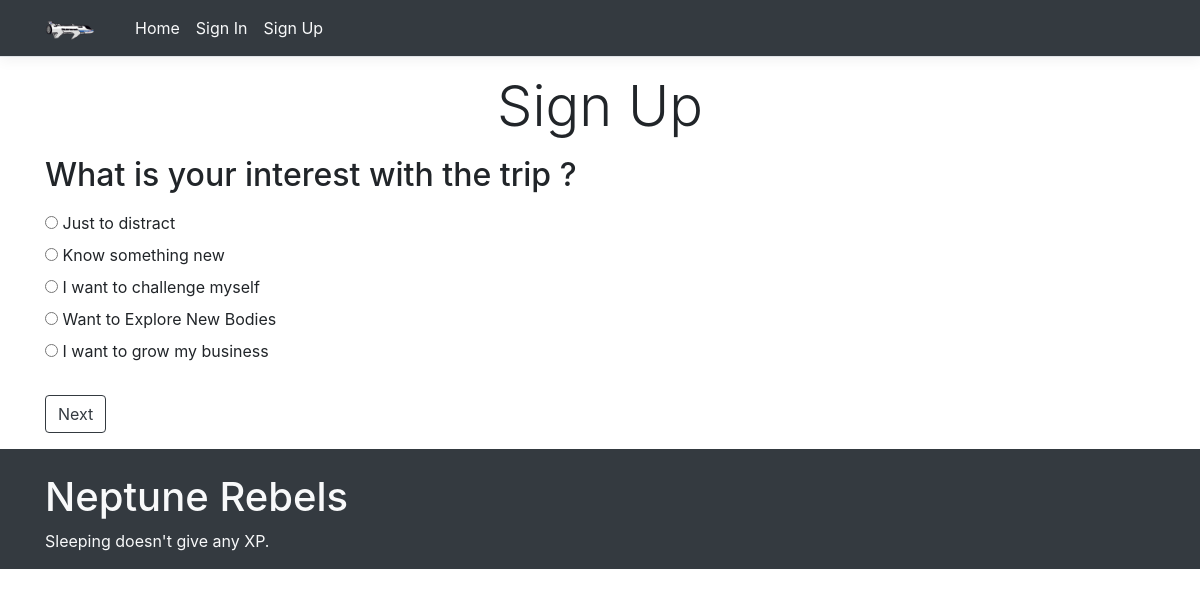
/register/index.php, run on the app's committed database.
### tables this page shows
CREATE TABLE `pergunta` (
  `id` int(11) NOT NULL,
  `descricao` text NOT NULL
);

CREATE TABLE `resposta` (
  `id` int(11) NOT NULL,
  `valor` int(11) NOT NULL,
  `idPergunta` int(11) NOT NULL,
  `descricao` text NOT NULL
);

### register/index.php (the view, shortened to what this page needs)
<!DOCTYPE html>
<html>
<head>
    <link rel="stylesheet" href="/content/lib/bootstrap/dist/css/bootstrap.min.css"/>
    <link rel="stylesheet" href="/content/css/site.css" />
</head>
<body>
    <header>
        <nav class="navbar navbar-expand-sm navbar-toggleable-sm navbar-dark bg-dark border-bottom box-shadow mb-3">
            <div class="container">
                <a class="navbar-brand"  href="/"><img src="/content/img/tns-ship-small.png" class="ml-0 mr-3" style="max-width: 50px;"></a>
                <div class="navbar-collapse collapse d-sm-inline-flex flex-sm-row-reverse">
                    <ul class="navbar-nav flex-grow-1">
                        <li class="nav-item">
                            <a class="nav-link text-light" href="/">Home</a>
                        </li>
                        <?php
                            if(empty($_SESSION["Login"])){
                        ?>
                            <li class="nav-item">
                                <a class="nav-link text-light" href="/login">Sign In</a>
                            </li>
                            <li class="nav-item">
                                <a class="nav-link text-light" href="/register">Sign Up</a>
                            </li>
                        <?php
                            }
                        ?>
                    </ul>
                </div>
            </div>
        </nav>
    </header>
    <div class="container">
        <main role="main" class="pb-3">
            <form action="/php/cadastro.php" method="post">
                <h1 class="text-center display-4">Sign Up</h1>
                <?php
                    @$alter = $_GET["alter"];
                    $con = new PDO('mysql:host=localhost;dbname=webspaceways', "root", "");
                    $stmtPerguntas = $con->prepare("select * from pergunta");
                    $stmtPerguntas->execute();
                    $cont = 0;
                    $display = $alter ? "block" : "none";
                    while(  $row = $stmtPerguntas->fetch(PDO::FETCH_ASSOC) ){
                        $contTemp = 1;
                        if($cont == 0){
                            echo "<div style='' class='hidden$cont' >";
                        }else{
                            echo "<div style='display: $display' class='hidden$cont' >";
                        }
                        echo "<p> <h2> ". $row["descricao"] ." </h2> </p>";
                        $stmtRespostas = $con->prepare("select * from resposta where idPergunta = " . $row["id"]);
                        $stmtRespostas->execute();
                        while(  $rowResposta = $stmtRespostas->fetch(PDO::FETCH_ASSOC) ){
                            $contTemp++;
                            echo "<input required type='radio' name='value".$cont."' id='tt".$contTemp.$cont."' value='".$rowResposta["valor"]."' > <label for='tt".$contTemp.$cont."' > ".$rowResposta["descricao"]." </label> <br />";
                        }
                        echo "<br/> <span onclick='next()' class='btn btn-outline-dark'> Next </span>";
                        $cont++;
                    }
                ?>
            </form>
        </main>
    </div>
    <footer class="page-footer font-small bg-dark stylish-color-dark bgFooterCustom text-light pt-4">
        <div class="container text-center text-md-left">
            <div class="row">
                <div class="col-md-4 mr-auto">
                    <h1>Neptune Rebels</h1>
                    <p>Sleeping doesn't give any XP.</p>
                </div>
            </div>
        </div>
    </footer>
</body>
</html>

### content/css/site.css (style rules this page uses)
html { font-size: 14px; }
@media (min-width: 768px) { html { font-size: 16px; } }
.border-bottom { border-bottom: 1px solid #e5e5e5; }
.box-shadow { box-shadow: 0 .25rem .75rem rgba(0, 0, 0, .05); }
html { position: relative; min-height: 100%; }
body { margin-bottom: 60px; }

### data on the page
pergunta: descricao "What is your interest with the trip ?"
resposta: descricao "Just to distract"
resposta: descricao "Know something new"
resposta: descricao "I want to challenge myself"
resposta: descricao "Want to Explore New Bodies"
resposta: descricao "I want to grow my business"
